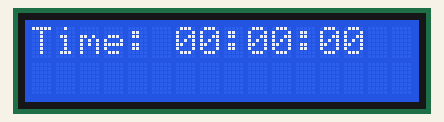
Recording of a sketch running on a simulated Arduino Uno, built with avr-gcc and run on an emulated ATmega328P. Parts: 16×2 character LCD.

Above: at 0.1 s.
At 4.1 s:
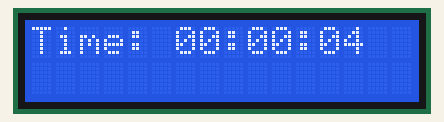
At 9.2 s:
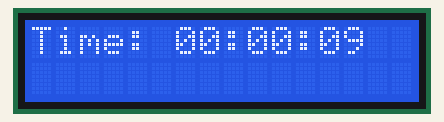
At 19.2 s:
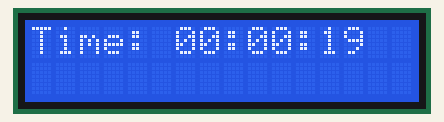
At 28.2 s:
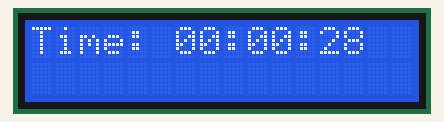
At 38.3 s:
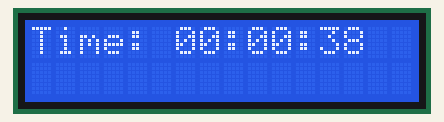

Measured:
- what the display in image 1 shows lasts 1.0 s, from 4.1 s to 5.1 s

The sketch:

Project_25_LCD_Clock.ino
```cpp
// Project 25: LCD Clock
// A simple digital clock using an LCD.
// Note: This clock is not very accurate as it relies on millis().
// For an accurate clock, you would use a Real-Time Clock (RTC) module.

#include <LiquidCrystal.h>

LiquidCrystal lcd(12, 11, 5, 4, 3, 2);

void setup() {
  lcd.begin(16, 2);
}

void loop() {
  long totalSeconds = millis() / 1000;
  int seconds = totalSeconds % 60;
  int minutes = (totalSeconds / 60) % 60;
  int hours = (totalSeconds / 3600) % 24;

  lcd.setCursor(0, 0);
  lcd.print("Time: ");

  if (hours < 10) lcd.print("0");
  lcd.print(hours);
  lcd.print(":");

  if (minutes < 10) lcd.print("0");
  lcd.print(minutes);
  lcd.print(":");

  if (seconds < 10) lcd.print("0");
  lcd.print(seconds);

  delay(500);
}
```
